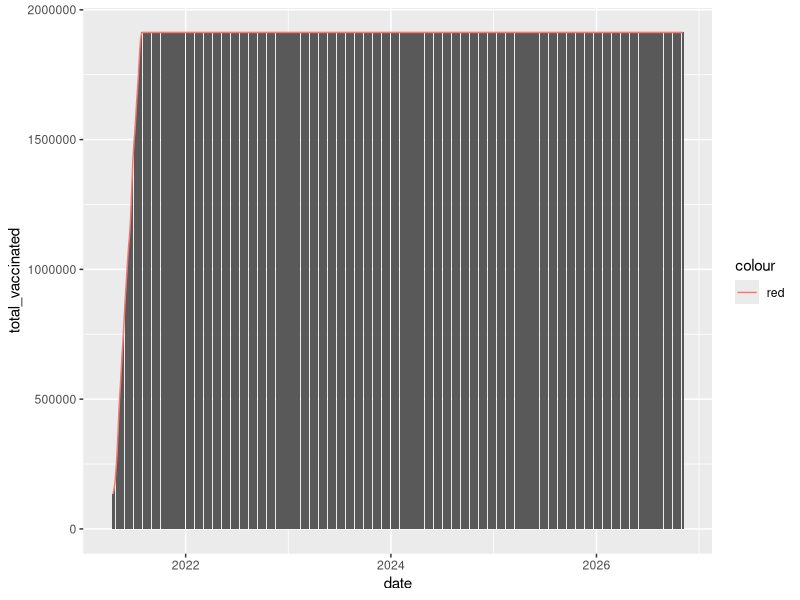
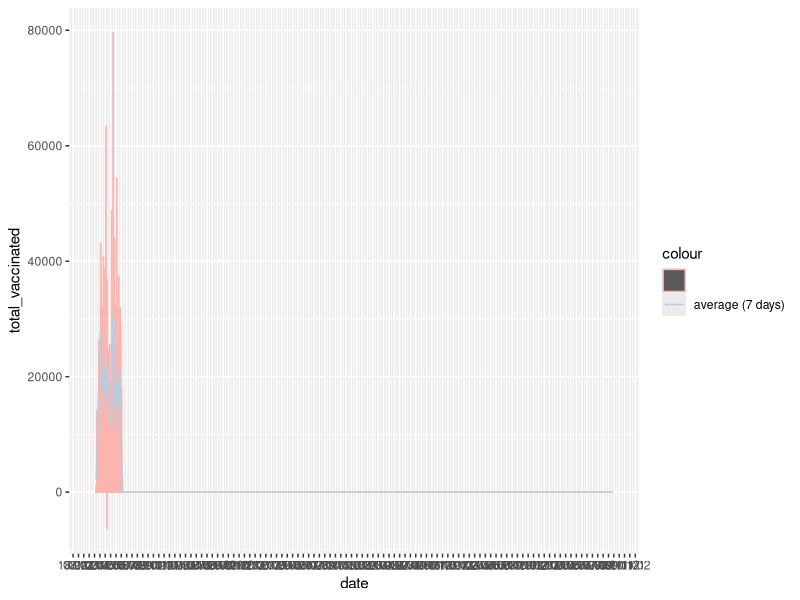
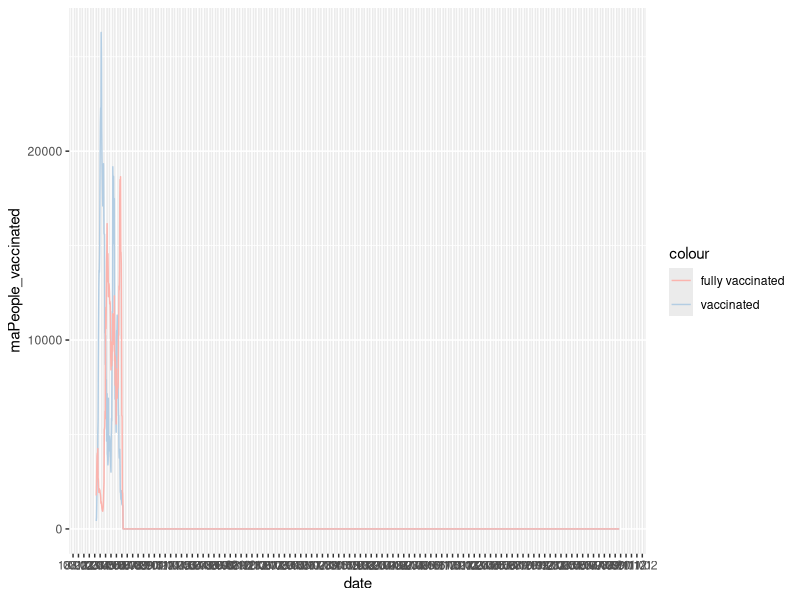

Source code (R) for these figures, in order:
## ---- chunk 1
knitr::opts_chunk$set(echo = TRUE)
library(tidyverse)
library(zoo)
## ---- chunk 2
df <- read_csv("../data/vaccination_covid_19_Laos.csv")
## ---- chunk 3
df$date <- strptime(df$date, "%d/%m/%Y")
## ---- chunk 4
dateGerneate <- seq(as.Date(df$date[1]), Sys.Date(), by="day")
newDate <- tibble(dateGerneate) #create dataframe
colnames(newDate)[1] <- "date" #rename col
## ---- chunk 5
fullDateDf <- df %>%
  full_join(newDate, by="date")
## ---- chunk 6
fullDateDf <- fullDateDf %>%
  arrange(date)
## ---- chunk 7
fullDateDf <- fullDateDf %>%
  fill(total_vaccinated, .direction="down") %>%
  fill(people_vaccinated, .direction="down") %>%
  fill(people_fully_vaccinated, .direction="down") %>%
  replace_na(list(source_url = "NA"))

## ---- chunk 8
fullDateDf <- mutate(fullDateDf, movingAverage = rollmean(fullDateDf$total_vaccinated, 7, fill = NA))
## ---- chunk 9
ggplot(data = fullDateDf) +
  geom_col(mapping = aes(x = date, y = total_vaccinated)) +
  geom_line(mapping= aes(x = date, y = movingAverage, color="red"))
## ---- chunk 10
diffData <- tibble(total_vaccinated = diff(fullDateDf$total_vaccinated),
                   people_vaccinated = diff(fullDateDf$people_vaccinated),
                   people_fully_vaccinated = diff(fullDateDf$people_fully_vaccinated))
## ---- chunk 11
diffData <- mutate(diffData, maTotal = rollmean(diffData$total_vaccinated, 7, fill = NA))
diffData <- mutate(diffData, maPeople_vaccinated = rollmean(diffData$people_vaccinated, 7, fill = NA))
diffData <- mutate(diffData, maPeople_fully_vaccinated = rollmean(diffData$people_fully_vaccinated, 7, fill = NA))
diffData <- mutate(diffData, date=fullDateDf$date[2:nrow(fullDateDf)])
## ---- chunk 12
ggplot(data = diffData) +
  geom_col(mapping = aes(x = date, y = total_vaccinated, color="")) +
  geom_line(mapping= aes(x = date, y = maTotal, color="average (7 days)")) +
  scale_x_datetime(date_labels = "%d/%m", date_breaks = "3 weeks") +
  scale_color_brewer(palette = "Pastel1")

ggplot(data = diffData) +
  geom_line(mapping= aes(x = date, y = maPeople_vaccinated, color="vaccinated")) +
  geom_line(mapping= aes(x = date, y = maPeople_fully_vaccinated, color="fully vaccinated")) +
  scale_x_datetime(date_labels = "%d/%m", date_breaks = "3 weeks") +
  scale_color_brewer(palette = "Pastel1")
## ---- chunk 13
# Export data
write.csv(fullDateDf, "../data/vaccination_covid_19_Laos_adjusted.csv")
write.csv(diffData, "../data/vaccination_covid_19_Laos_adjusted_diff.csv")
